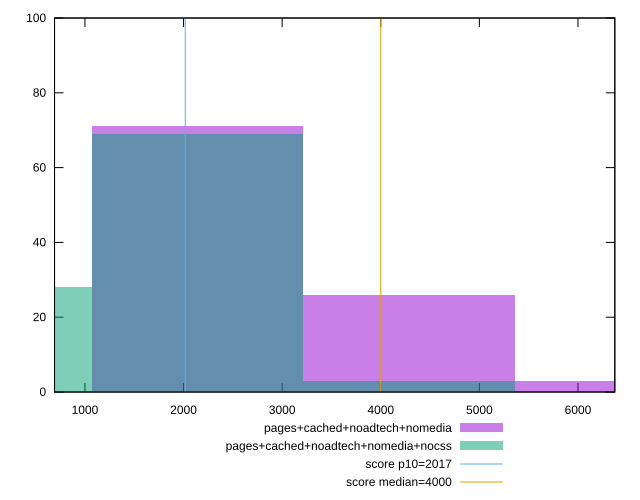

Write gnuplot code to recreate this figure.
reset

$pagesCachedNoadtechNomedia <<EOF
2142.664766167875 71
4285.32953233575 26
6427.994298503625 3
EOF

$pagesCachedNoadtechNomediaNocss <<EOF
0 28
2142.664766167875 69
4285.32953233575 3
EOF

set key outside below
set boxwidth 2142.664766167875
set xrange [691.4960000000004:6373.679999999997]
set yrange [0:100]
set trange [0:100]
set style fill transparent solid 0.5 noborder

set parametric
set terminal svg size 640, 500 enhanced background rgb 'white'
set output "report_00014_2021-02-09T15:56:05.503Z/mainthread-work-breakdown/comparison/histogram/3_vs_4.svg"

plot $pagesCachedNoadtechNomedia title "pages+cached+noadtech+nomedia" with boxes, \
     $pagesCachedNoadtechNomediaNocss title "pages+cached+noadtech+nomedia+nocss" with boxes, \
     2017,t title "score p10=2017", \
     4000,t title "score median=4000"

reset
